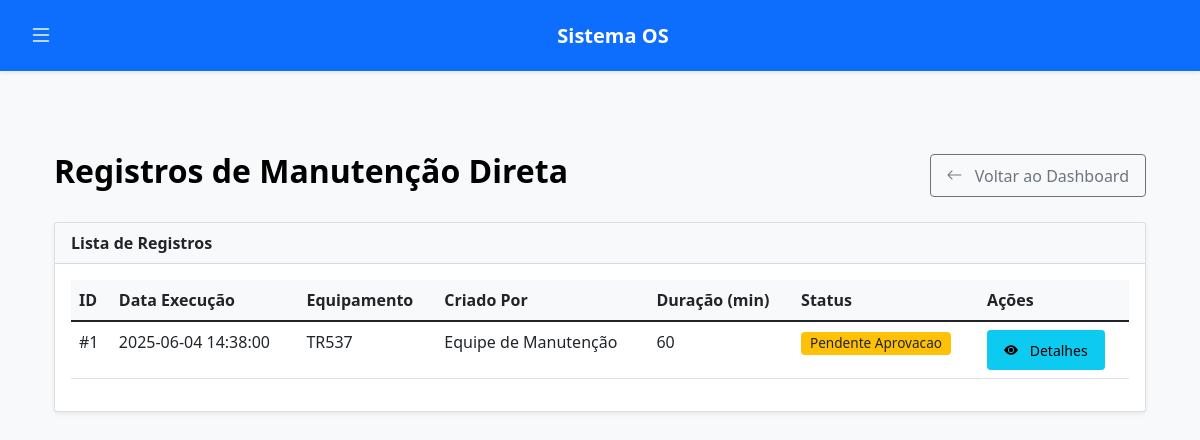
Page /admin/registros_manutencao (signed in) on the earlier database version.
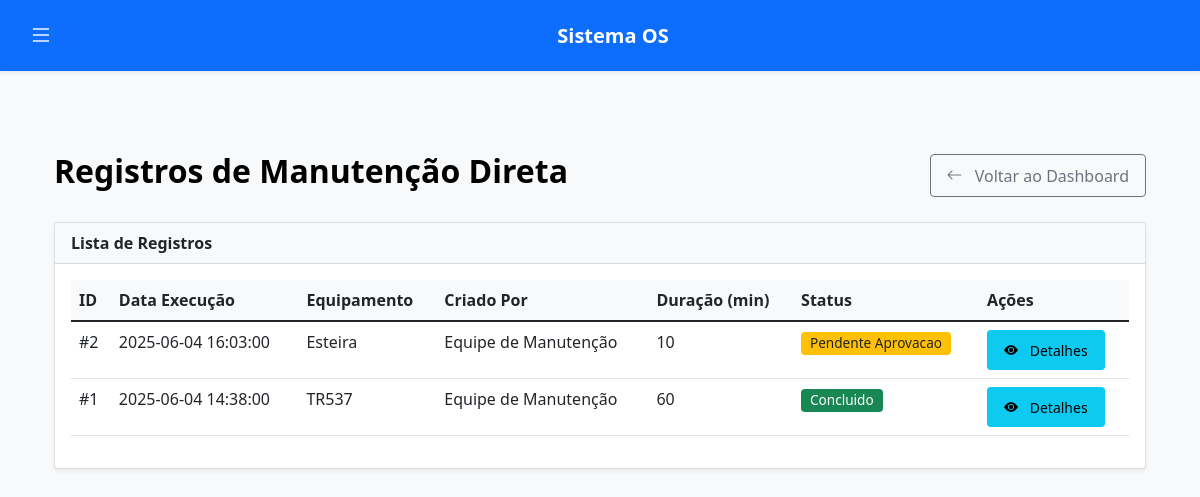
Same page on the later database version.
### tables this page shows
CREATE TABLE registros_manutencao_direta (
            id INTEGER PRIMARY KEY AUTOINCREMENT,
            data_registro TEXT NOT NULL DEFAULT CURRENT_TIMESTAMP,
            data_execucao TEXT NOT NULL,
            duracao_minutos INTEGER,
            equipamento_afetado TEXT,
            descricao_servico TEXT NOT NULL,
            observacoes TEXT,
            criado_por_id INTEGER NOT NULL, 
            status TEXT NOT NULL CHECK(status IN ('Pendente Aprovacao', 'Concluido', 'Cancelado')) DEFAULT 'Pendente Aprovacao',
            data_conclusao_admin TEXT,
            concluido_por_admin_id INTEGER,
            FOREIGN KEY (criado_por_id) REFERENCES usuarios (id) ON DELETE RESTRICT,
            FOREIGN KEY (concluido_por_admin_id) REFERENCES usuarios (id) ON DELETE SET NULL
        );

CREATE TABLE usuarios (
            id INTEGER PRIMARY KEY AUTOINCREMENT,
            usuario TEXT NOT NULL UNIQUE,
            senha TEXT NOT NULL,
            tipo TEXT NOT NULL CHECK(tipo IN ('solicitante', 'manutencao', 'admin', 'master-admin')),
            nome TEXT NOT NULL,
            email TEXT UNIQUE,
            ativo BOOLEAN DEFAULT 1,
            data_criacao TEXT DEFAULT CURRENT_TIMESTAMP
        );

### app.py (the view)
@app.route('/admin/registros_manutencao')
def listar_registros_diretos():
    if session.get('tipo') not in ['admin', 'master-admin']:
        flash('Acesso não autorizado.', 'danger')
        return redirect(url_for('login'))
    conn = get_db()
    cursor = conn.cursor()
    status_filtro = request.args.get('status_filtro') # Pega o filtro da URL
    query = """
        SELECT rmd.*, u_criador.nome as nome_criador
        FROM registros_manutencao_direta rmd
        JOIN usuarios u_criador ON rmd.criado_por_id = u_criador.id
    """
    params = []
    if status_filtro:
        query += " WHERE rmd.status = ?"
        params.append(status_filtro)
    query += " ORDER BY rmd.data_registro DESC"
    cursor.execute(query, params)
    registros = cursor.fetchall()
    return render_template('administrador/listar_registros_diretos.html',
                           registros=registros,
                           status_filtrado=status_filtro)

### app.py (called while the page is built)
def get_db():
    if 'db' not in g:
        g.db = sqlite3.connect('db/os.db')
        g.db.row_factory = sqlite3.Row
        g.db.execute("PRAGMA journal_mode=WAL")
        g.db.execute("PRAGMA busy_timeout=5000")
    return g.db

### templates/administrador/listar_registros_diretos.html (shortened to what this page needs)
{% extends "base.html" %}
{% block content %}
<div class="container mt-4">
    <div class="d-flex justify-content-between align-items-center mb-4">
        <h2>Registros de Manutenção Direta</h2>
        <a href="{{ url_for('admin_dashboard') }}" class="btn btn-outline-secondary">
            <i class="bi bi-arrow-left"></i> Voltar ao Dashboard
        </a>
    </div>
    <div class="card">
        <div class="card-header">
            Lista de Registros
        </div>
        <div class="card-body">
            {% if registros %}
            <div class="table-responsive">
                <table class="table table-hover">
                    <thead>
                        <tr>
                            <th>ID</th>
                            <th>Data Execução</th>
                            <th>Equipamento</th>
                            <th>Criado Por</th>
                            <th>Duração (min)</th>
                            <th>Status</th>
                            <th>Ações</th>
                        </tr>
                    </thead>
                    <tbody>
                        {% for registro in registros %}
                        <tr>
                            <td>#{{ registro.id }}</td>
                            <td>{{ registro.data_execucao }}</td>
                            <td>{{ registro.equipamento_afetado|default('N/A') }}</td>
                            <td>{{ registro.nome_criador }}</td>
                            <td>{{ registro.duracao_minutos|default('N/A') }}</td>
                            <td>
                                <span class="badge
                                             {% if registro.status == 'Pendente Aprovacao' %}bg-warning text-dark
                                             {% elif registro.status == 'Concluido' %}bg-success
                                             {% elif registro.status == 'Cancelado' %}bg-danger
                                             {% else %}bg-secondary
                                             {% endif %}">
                                    {{ registro.status }}
                                </span>
                            </td>
                            <td>
                                <a href="{{ url_for('detalhe_registro_direto', id_registro=registro.id) }}" class="btn btn-sm btn-info" title="Ver Detalhes">
                                    <i class="bi bi-eye-fill"></i> Detalhes
                                </a>
                                </td>
                        </tr>
                        {% endfor %}
                    </tbody>
                </table>
            </div>
            {% else %}
            <p class="text-center text-muted">Nenhum registro de manutenção direta encontrado.</p>
            {% endif %}
        </div>
    </div>
</div>
{% endblock %}

### templates/base.html (shortened to what this page needs)
<!DOCTYPE html>
<html lang="pt-br" data-bs-theme="light"> <head>
    <link href="https://cdn.jsdelivr.net/npm/bootstrap@5.1.3/dist/css/bootstrap.min.css" rel="stylesheet">
    <link rel="stylesheet" href="https://cdn.jsdelivr.net/npm/bootstrap-icons@1.10.5/font/bootstrap-icons.css">
    <link rel="stylesheet" href="{{ url_for('static', filename='style.css') }}">
</head>
<body>
    <nav class="navbar navbar-dark bg-primary fixed-top shadow-sm">
        <div class="container-fluid">
            <button class="btn btn-primary" type="button" data-bs-toggle="offcanvas" data-bs-target="#sidebarMenu" aria-controls="sidebarMenu" aria-label="Toggle navigation">
                <i class="bi bi-list" style="font-size: 1.5rem;"></i>
            </button>
            <a class="navbar-brand mx-auto" href="{{ url_for('index') }}">Sistema OS</a>
        </div>
    </nav>
    <main class="container mt-4">
        {% block content %}{% endblock %}
    </main>
</body>
</html>

### static/style.css (style rules this page uses)
:root { --bs-body-bg-light: #f8f9fa; --bs-body-color-light: #212529; --bs-emphasis-color-light: #000; --card-bg-light: #ffffff; --card-border-color-light: rgba(0, 0, 0, 0.125); --card-header-bg-light: #f8f9fa; --card-header-color-light: #212529; --navbar-bg-light: #0d6efd; --navbar-color-light: rgba(255, 255, 255, 0.75); --navbar-brand-color-light: #ffffff; --navbar-hover-color-light: #ffffff; --offcanvas-bg-light: #f8f9fa; --offcanvas-color-light: #212529; --offcanvas-link-hover-bg-light: #e9ecef; --offcanvas-link-hover-color-light: #0d6efd; --table-header-bg-light: #f8f9fa; --table-header-color-light: #212529; --form-control-focus-border-light: #86b7fe; --form-control-focus-shadow-light: rgba(13, 110, 253, 0.25); --link-color-light: #0d6efd; --link-hover-color-light: #0a58ca; }
body { background-color: var(--bs-body-bg-light); color: var(--bs-body-color-light); padding-top: 56px; }
.navbar { box-shadow: 0 2px 4px rgba(0,0,0,.1); }
.navbar.bg-primary { background-color: var(--navbar-bg-light) !important; }
.navbar-brand { font-weight: 600; color: var(--navbar-brand-color-light) !important; }
.navbar .btn-primary { background-color: transparent !important; border-color: transparent !important; color: var(--navbar-brand-color-light) !important; }
.card { box-shadow: 0 0.125rem 0.25rem rgba(0, 0, 0, 0.075); margin-bottom: 1.5rem; border: 1px solid var(--card-border-color-light); background-color: var(--card-bg-light); }
.card-header { font-weight: 600; background-color: var(--card-header-bg-light); color: var(--card-header-color-light); border-bottom: 1px solid var(--card-border-color-light); }
.table th { font-weight: 600; }
.table thead th { position: sticky; top: 0; background-color: var(--table-header-bg-light); color: var(--table-header-color-light); z-index: 10; }
.badge { font-weight: 500; padding: 0.35em 0.65em; font-size: 0.85em; }
.btn { font-weight: 500; padding: 0.5rem 1rem; }
.btn i, .btn .bi { margin-right: 0.5rem; vertical-align: text-bottom; }
a { color: var(--link-color-light); text-decoration: none; }
h1, h2, h3, h4, h5, h6 { color: var(--bs-emphasis-color-light); font-weight: 600; }
.container { padding-top: 1.5rem; padding-bottom: 2rem; }

### templates/base.html (style rules this page uses)
body { padding-top: 56px; }

Differences in the rows shown:
added registros_manutencao_direta: id "2", data_execucao "2025-06-04 16:03:00", equipamento_afetado "Esteira", nome_criador "Equipe de Manutenção", duracao_minutos "10", status "Pendente Aprovacao"
changed registros_manutencao_direta "TR537": status "Pendente Aprovacao" → "Concluido"
